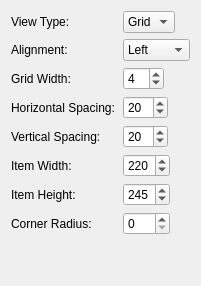
             <widget class="QWidget" name="appearanceLayoutSubTab">
              <attribute name="title"><string>Layout</string></attribute>
              <layout class="QVBoxLayout" name="appearanceLayoutSubTabLayout">
               <property name="spacing"><number>6</number></property>
               <item>
                <layout class="QFormLayout" name="appearanceLayoutFormLayout">
                 <property name="horizontalSpacing"><number>8</number></property>
                 <property name="verticalSpacing"><number>6</number></property>
                 <property name="fieldGrowthPolicy"><enum>QFormLayout::FieldGrowthPolicy::ExpandingFieldsGrow</enum></property>
                  <item row="0" column="0">
                   <widget class="QLabel" name="label_viewType">
                    <property name="text"><string>View Type:</string></property>
                   </widget>
                  </item>
                  <item row="0" column="1">
                   <widget class="QComboBox" name="viewTypeComboBox">
                    <property name="sizePolicy"><sizepolicy hsizetype="Fixed" vsizetype="Fixed"><horstretch>0</horstretch><verstretch>0</verstretch></sizepolicy></property>
                    <property name="minimumWidth"><number>80</number></property>
                    <property name="maximumWidth"><number>80</number></property>
                    <property name="toolTip"><string>Display items as a grid with artwork or as a simple list</string></property>
                    <item><property name="text"><string>Grid</string></property></item>
                    <item><property name="text"><string>List</string></property></item>
                   </widget>
                  </item>
                  <item row="1" column="0">
                   <widget class="QLabel" name="label_horizontalAlignment">
                    <property name="text"><string>Alignment:</string></property>
                   </widget>
                  </item>
                  <item row="1" column="1">
                   <widget class="QComboBox" name="horizontalAlignmentComboBox">
                    <property name="sizePolicy"><sizepolicy hsizetype="Fixed" vsizetype="Fixed"><horstretch>0</horstretch><verstretch>0</verstretch></sizepolicy></property>
                    <property name="minimumWidth"><number>80</number></property>
                    <property name="maximumWidth"><number>80</number></property>
                    <property name="toolTip"><string>Horizontal alignment of collection grid (Left, Center, Right)</string></property>
                    <item><property name="text"><string>Left</string></property></item>
                    <item><property name="text"><string>Center</string></property></item>
                    <item><property name="text"><string>Right</string></property></item>
                   </widget>
                  </item>
                  <item row="2" column="0">
                   <widget class="QLabel" name="label_gridLayout">
                    <property name="text"><string>Grid Width:</string></property>
                   </widget>
                  </item>
                  <item row="2" column="1">
                   <widget class="QSpinBox" name="gridWidthSpinBox">
                    <property name="sizePolicy"><sizepolicy hsizetype="Fixed" vsizetype="Fixed"><horstretch>0</horstretch><verstretch>0</verstretch></sizepolicy></property>
                    <property name="minimumWidth"><number>80</number></property>
                    <property name="maximumWidth"><number>80</number></property>
                    <property name="toolTip"><string>Number of artwork items per row (1-10)</string></property>
                    <property name="minimum"><number>1</number></property>
                    <property name="maximum"><number>10</number></property>
                    <property name="value"><number>4</number></property>
                   </widget>
                  </item>
                  <item row="3" column="0">
                   <widget class="QLabel" name="label_hSpace"><property name="text"><string>Horizontal Spacing:</string></property></widget>
                  </item>
                  <item row="3" column="1">
                   <widget class="QSpinBox" name="horizontalSpacingSpinBox">
                    <property name="sizePolicy"><sizepolicy hsizetype="Fixed" vsizetype="Fixed"><horstretch>0</horstretch><verstretch>0</verstretch></sizepolicy></property>
                    <property name="minimumWidth"><number>80</number></property>
                    <property name="maximumWidth"><number>80</number></property>
                    <property name="toolTip"><string>Horizontal spacing between items in pixels</string></property>
                    <property name="minimum"><number>-20</number></property>
                    <property name="maximum"><number>50</number></property>
                    <property name="value"><number>20</number></property>
                   </widget>
                  </item>
                  <item row="4" column="0">
                   <widget class="QLabel" name="label_vSpace"><property name="text"><string>Vertical Spacing:</string></property></widget>
                  </item>
                  <item row="4" column="1">
                   <widget class="QSpinBox" name="verticalSpacingSpinBox">
                    <property name="sizePolicy"><sizepolicy hsizetype="Fixed" vsizetype="Fixed"><horstretch>0</horstretch><verstretch>0</verstretch></sizepolicy></property>
                    <property name="minimumWidth"><number>80</number></property>
                    <property name="maximumWidth"><number>80</number></property>
                    <property name="toolTip"><string>Vertical spacing between items in pixels</string></property>
                    <property name="minimum"><number>-20</number></property>
                    <property name="maximum"><number>50</number></property>
                    <property name="value"><number>20</number></property>
                   </widget>
                  </item>
                  <item row="5" column="0">
                   <widget class="QLabel" name="label_itemLayout">
                    <property name="text"><string>Item Width:</string></property>
                   </widget>
                  </item>
                  <item row="5" column="1">
                   <widget class="QSpinBox" name="itemWidthSpinBox">
                    <property name="sizePolicy"><sizepolicy hsizetype="Fixed" vsizetype="Fixed"><horstretch>0</horstretch><verstretch>0</verstretch></sizepolicy></property>
                    <property name="minimumWidth"><number>80</number></property>
                    <property name="maximumWidth"><number>80</number></property>
                    <property name="toolTip"><string>Width of collection items in pixels</string></property>
                    <property name="minimum"><number>100</number></property>
                    <property name="maximum"><number>400</number></property>
                    <property name="value"><number>220</number></property>
                   </widget>
                  </item>
                  <item row="6" column="0">
                   <widget class="QLabel" name="label_itemHeight"><property name="text"><string>Item Height:</string></property></widget>
                  </item>
                  <item row="6" column="1">
                   <widget class="QSpinBox" name="itemHeightSpinBox">
                    <property name="sizePolicy"><sizepolicy hsizetype="Fixed" vsizetype="Fixed"><horstretch>0</horstretch><verstretch>0</verstretch></sizepolicy></property>
                    <property name="minimumWidth"><number>80</number></property>
                    <property name="maximumWidth"><number>80</number></property>
                    <property name="toolTip"><string>Height of collection items in pixels</string></property>
                    <property name="minimum"><number>100</number></property>
                    <property name="maximum"><number>400</number></property>
                    <property name="value"><number>245</number></property>
                   </widget>
                  </item>
                  <item row="7" column="0">
                   <widget class="QLabel" name="label_cornerRadius"><property name="text"><string>Corner Radius:</string></property></widget>
                  </item>
                  <item row="7" column="1">
                   <widget class="QSpinBox" name="cornerRadiusSpinBox">
                    <property name="sizePolicy"><sizepolicy hsizetype="Fixed" vsizetype="Fixed"><horstretch>0</horstretch><verstretch>0</verstretch></sizepolicy></property>
                    <property name="minimumWidth"><number>80</number></property>
                    <property name="maximumWidth"><number>80</number></property>
                    <property name="toolTip"><string>Corner radius for item artwork in pixels (0 = square)</string></property>
                    <property name="minimum"><number>0</number></property>
                    <property name="maximum"><number>100</number></property>
                    <property name="value"><number>0</number></property>
                   </widget>
                  </item>
                </layout>
               </item>
               <item><spacer name="appearanceLayoutVerticalSpacer"><property name="orientation"><enum>Qt::Orientation::Vertical</enum></property><property name="sizeHint" stdset="0"><size><width>20</width><height>40</height></size></property></spacer></item>
              </layout>
             </widget>
